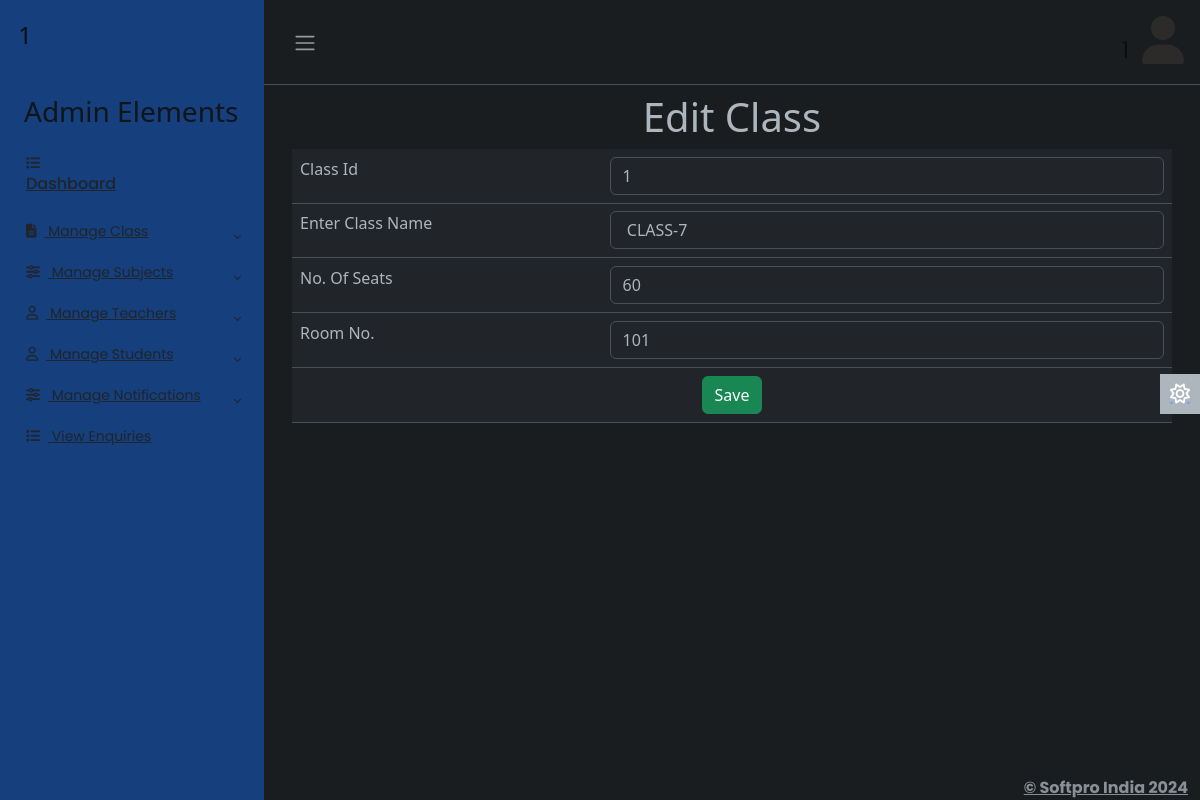
The page /adminapp/editclass/1 (signed in) on the database its author committed.
### adminapp/models.py (models this page shows)
class Classes(models.Model):
    cid=models.IntegerField(primary_key=True,auto_created=True)
    class_name=models.CharField(max_length=30)
    seats=models.IntegerField()
    roomno=models.CharField(max_length=50)
    created_date=models.DateTimeField()

### adminapp/views.py (the view)
# urls.py: path('editclass/<id>',views.editclass,name='editclass'),
def editclass(req,id):
    try:
        if req.session['adminid']!=None:
            adminid=req.session['adminid']
            cl=Classes.objects.get(cid=id)
            if req.method == 'POST':
                class_name=req.POST['class_name']
                seats=req.POST['seats']
                roomno=req.POST['roomno']
                Classes.objects.filter(cid=id).update(class_name=class_name,seats=seats,roomno=roomno)
                return redirect('adminapp:viewclass')
            return render(req,'editclass.html',{'adminid':adminid,'cl':cl})
    except KeyError:
        return redirect('login')

### adminapp/templates/editclass.html (shortened to what this page needs)
{% extends 'adminbase.html' %}
{% load static %}
{% block admin %}
<div class="row">
    <div class="col-sm-12">
        <h1 class="text-center">Edit Class</h1>
        <form method="post">
            <table class="table">
                <tr>
                    <td>Class Id</td>
                    <td>
                        <input type="text" name="cid" id="" value="{{cl.cid}}" class="form-control" readonly>
                    </td>
                </tr>
                    <td>Enter Class Name</td>
                    <td>
                        <input type="text" name="class_name"  value=" {{cl.class_name}}"  class="form-control">
                    </td>
                <tr>
                    <td>No. Of Seats</td>
                    <td>
                        <input type="number" name="seats" id="" value="{{cl.seats}}" class="form-control">
                    </td>
                </tr>
                    <td>Room No.</td>
                    <td>
                        <input type="text" name="roomno" id="" value="{{cl.roomno}}" class="form-control">
                    </td>
                <tr>
                    <td colspan="2" class="text-center">
                        <button type="submit" class="btn btn-success">Save</button>
                    </td>
                </tr>
            </table>
        </form>
    </div>
</div>
{% endblock %}

### adminapp/static/css/adminstyle.css (style rules this page uses)
body { font-family: 'Poppins', sans-serif; font-size: 0.875rem; opacity: 1; overflow-y: scroll; margin: 0; }

### rows shown on the page
Classes: cid "1", class_name "CLASS-7", seats "60", roomno "101"

### other values the page prints
{{ adminid }} "1"
